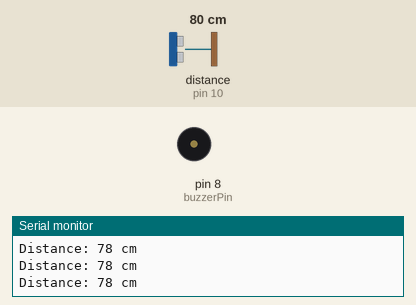
The sketch below on a simulated Arduino Uno, built with avr-gcc and run on an emulated ATmega328P. Shown: buzzer (waves = sounding, pin HIGH), the last lines printed to the serial monitor. Wiring (inferred from the names in the program): ultrasonic range finder: trigger pin 9; echo pin 10. The inputs (shaded band) are chosen by the test bench; at power-on: distance to the obstacle (sensor on pin 10) 80 cm. The echo pulse lasts 58.3 µs per cm; pins used as bus, display or sensor lines are not drawn.

Above: at 1.2 s.
1.3 s: distance to the obstacle (sensor on pin 10) set to 57 cm
4.3 s: distance to the obstacle (sensor on pin 10) set to 47 cm
At 5.3 s:
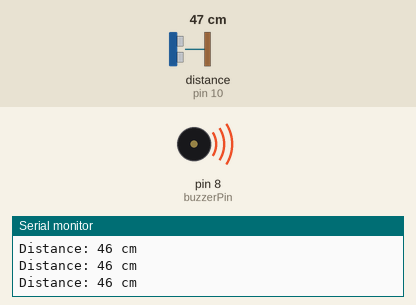
6.0 s: distance to the obstacle (sensor on pin 10) set to 120 cm
At 6.5 s:
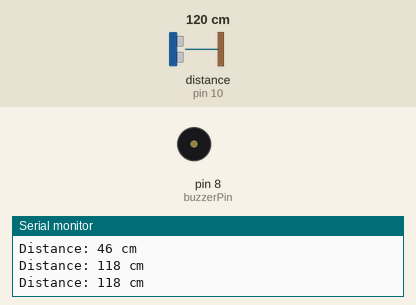
7.6 s: distance to the obstacle (sensor on pin 10) set to 2 cm
At 8.6 s:
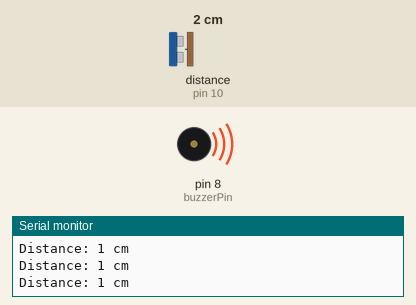
Timing chart, 0 to 10.2 s (numbered marks = the images above; inputs shaded):
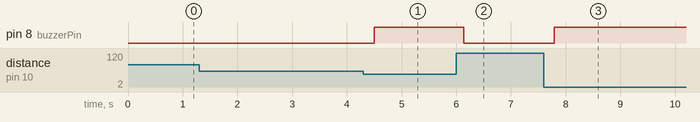

The sketch:

obstacle.ino
```cpp
const int trigPin = 9;
const int echoPin = 10;
const int buzzerPin = 8;
const int threshold = 50;
void setup() {
  pinMode(trigPin, OUTPUT);
  pinMode(echoPin, INPUT);
  pinMode(buzzerPin, OUTPUT);
  Serial.begin(9600);
}
void loop() {
  long duration;
  int distance;
  digitalWrite(trigPin, LOW);
  delayMicroseconds(2);
  digitalWrite(trigPin, HIGH);
  delayMicroseconds(10);
  digitalWrite(trigPin, LOW);
  duration = pulseIn(echoPin, HIGH);
  distance = duration * 0.034 / 2;
  Serial.print("Distance: ");
  Serial.print(distance);
  Serial.println(" cm");
  if (distance > 0 && distance <= threshold) {
    digitalWrite(buzzerPin, HIGH); // Activate buzzer
  } else {
    digitalWrite(buzzerPin, LOW);  // Deactivate buzzer
  }
  delay(200);
}
```

Measured:
- the behaviour switches between 52 and 51 cm on distance to the obstacle (sensor on pin 10) (found by bisection; images 0 and 1)
- after the input at 4.3 s, pin 8 (buzzerPin): LOW → HIGH after 0.20 s
- after the input at 6.0 s, pin 8 (buzzerPin): HIGH → LOW after 0.14 s
- after the input at 7.6 s, pin 8 (buzzerPin): LOW → HIGH after 0.19 s
